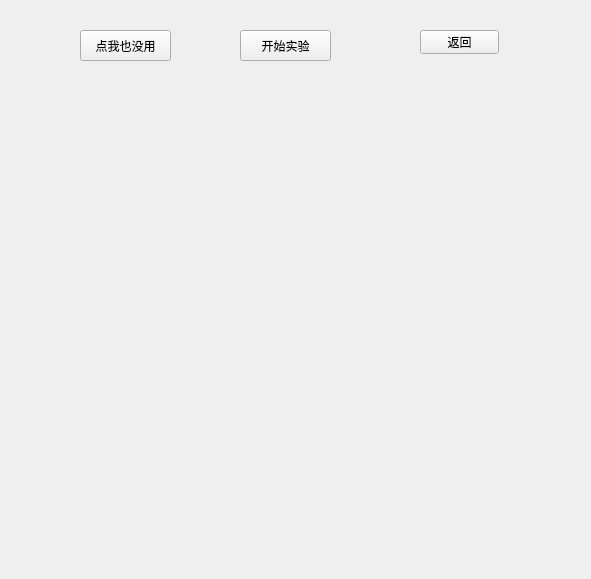
<?xml version="1.0" encoding="UTF-8"?>
<ui version="4.0">
 <class>Exp13Window</class>
 <widget class="QWidget" name="Exp13Window">
  <property name="geometry">
   <rect>
    <x>0</x>
    <y>0</y>
    <width>591</width>
    <height>579</height>
   </rect>
  </property>
  <property name="windowTitle">
   <string>Form</string>
  </property>
  <widget class="QPushButton" name="startButton">
   <property name="geometry">
    <rect>
     <x>240</x>
     <y>30</y>
     <width>91</width>
     <height>31</height>
    </rect>
   </property>
   <property name="text">
    <string>开始实验</string>
   </property>
  </widget>
  <widget class="QPushButton" name="noButton">
   <property name="geometry">
    <rect>
     <x>80</x>
     <y>30</y>
     <width>91</width>
     <height>31</height>
    </rect>
   </property>
   <property name="text">
    <string>点我也没用</string>
   </property>
  </widget>
  <widget class="QPushButton" name="backButton">
   <property name="geometry">
    <rect>
     <x>420</x>
     <y>30</y>
     <width>79</width>
     <height>24</height>
    </rect>
   </property>
   <property name="text">
    <string>返回</string>
   </property>
  </widget>
  <widget class="QWidget" name="widget" native="true">
   <property name="geometry">
    <rect>
     <x>60</x>
     <y>90</y>
     <width>491</width>
     <height>441</height>
    </rect>
   </property>
  </widget>
 </widget>
 <resources/>
 <connections/>
</ui>
